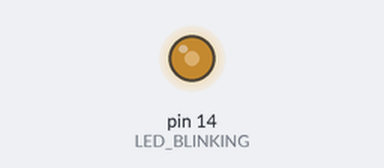
The sketch below on a simulated Arduino Uno, built with avr-gcc and run on an emulated ATmega328P. Shown: output pins drawn as LEDs (lit = HIGH).

Above: at 3.4 s.
Timing chart, 0 to 40.0 s (numbered marks = the images above):
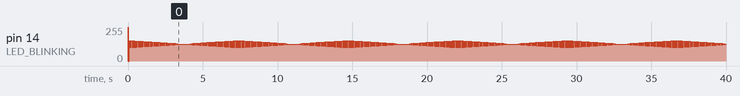

The sketch:

Mini01.ino
```cpp
/*
 *Universidad Nacional Autónoma de México
 *Facultad de Ciencias
 *Licenciatura en Ciencias de la Computación
 *Seminario de Ciencias de la Computación A: Introducción al Internet de las Cosas
 *
 *Escrito por:
 *  Emmanuel Giron Jimenez
 *  Rodrigo García Padilla
 *Última modificación: 30-agosto-2023

*/

#define LED_BLINKING 14 //The output pin where the led should be placed.
#define MAIN_DELAY 8 //The frecuency detected by the human eye is 60hz, so the period in seconds is T = 1/f,
                        //and due that the ddelay is the half of the period of turning on and off, the value obtained
                        //is this one


/*Set:
    LED_BLINKING  as output pin

*/

void setup() {
  pinMode(LED_BLINKING , OUTPUT);
}

/*
 * Turn on, and off LED_BLINKING with a delay of MAIN_DELAY.
 */
void loop() {
  digitalWrite(LED_BLINKING, HIGH);   // turn the LED on (HIGH is the voltage level)
  delay(MAIN_DELAY);                       // wait for the MAIN_DELAY
  digitalWrite(LED_BLINKING, LOW);    // turn the LED off by making the voltage LOW
  delay(MAIN_DELAY);                       // wait for the MAIN_DELAY
}
```
